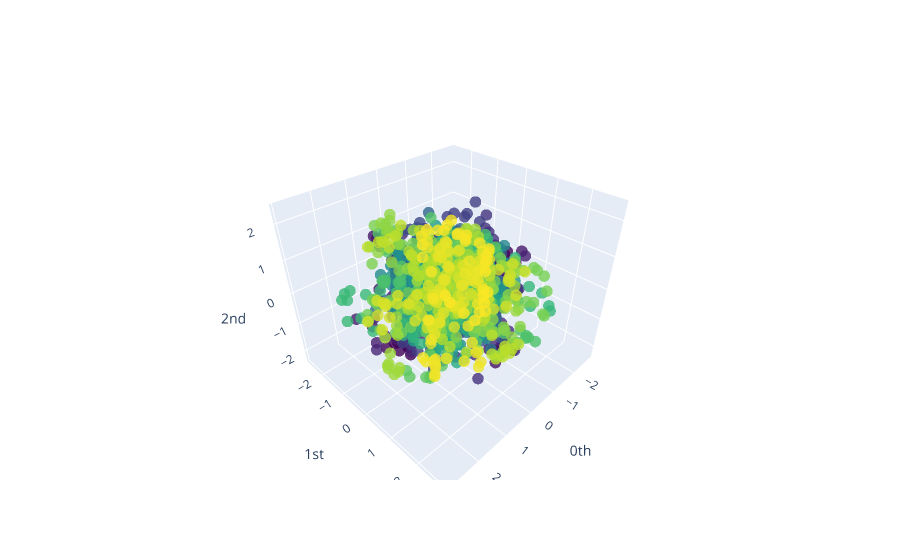

The notebook cell this image was saved under:
### Code cell
pca = PCA(n_components=3)
y_periodic_embedded_pca = pca.fit_transform(y_periodic_embedded)
plot_point_cloud(y_periodic_embedded_pca)

### Figure 1 — Plotly figure (JSON) as saved in the notebook; plotly's stock layout.template omitted (floating-point values rounded to 4 significant figures; data arrays with more than 128 entries replaced by an {"elided": "..."} marker saying what was removed)
{"data": [{"marker": {"color": {"elided": "1698 int values"}, "colorscale": [[0, "#440154"], [0.1111, "#482878"], [0.2222, "#3e4989"], [0.3333, "#31688e"], [0.4444, "#26828e"], [0.5556, "#1f9e89"], [0.6667, "#35b779"], [0.7778, "#6ece58"], [0.8889, "#b5de2b"], [1, "#fde725"]], "opacity": 0.8, "size": 4}, "mode": "markers", "type": "scatter3d", "x": {"elided": "1698 float values"}, "y": {"elided": "1698 float values"}, "z": {"elided": "1698 float values"}}], "layout": {"scene": {"xaxis": {"exponentformat": "e", "showexponent": "all", "title": {"text": "0th"}, "type": "linear"}, "yaxis": {"exponentformat": "e", "showexponent": "all", "title": {"text": "1st"}, "type": "linear"}, "zaxis": {"exponentformat": "e", "showexponent": "all", "title": {"text": "2nd"}, "type": "linear"}}}}
